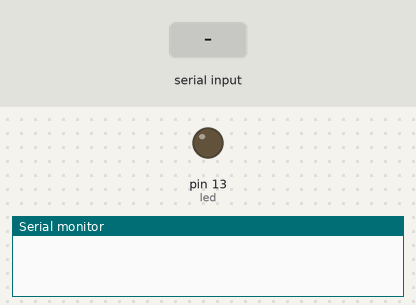
The sketch below on a simulated Arduino Uno, built with avr-gcc and run on an emulated ATmega328P. Shown: output pins drawn as LEDs (lit = HIGH), the last lines printed to the serial monitor. Inputs (shaded band) come from the test bench.

Above: at 1.2 s.
1.3 s: "on" received over Serial
At 3.5 s:
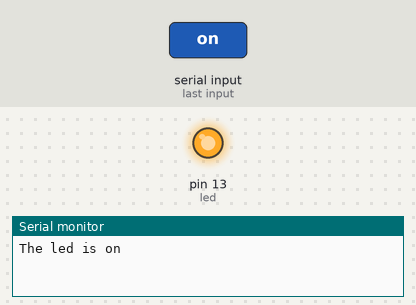
3.8 s: "off" received over Serial
At 5.4 s:
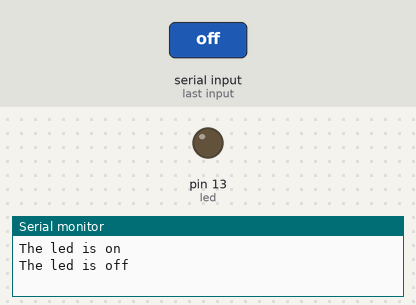
Timing chart, 0 to 6.9 s (numbered marks = the images above; inputs shaded):
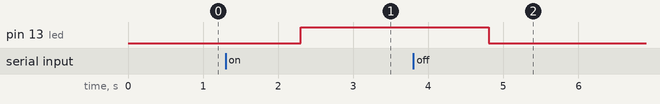

Measured:
- after the input at 1.3 s, pin 13 (led): LOW → HIGH after 1.0 s
- after the input at 3.8 s, pin 13 (led): HIGH → LOW after 1.0 s

The sketch:

Serial_Led.ino
```cpp
# define led 13

void setup() {
  // put your setup code here, to run once:
  pinMode(led, OUTPUT);
  Serial.begin(9600);

}

void loop() {
  // put your main code here, to run repeatedly:
  if (Serial.available() > 0){
    String input = Serial.readString();
    input.trim();
    if (input=="on"){
      Serial.println("The led is on");
      digitalWrite(led, HIGH);
      }
    else if (input=="off"){
      Serial.println("The led is off");
      digitalWrite(led, LOW);
    }
    else{
      Serial.println("No such command");
    }
}
}
```
